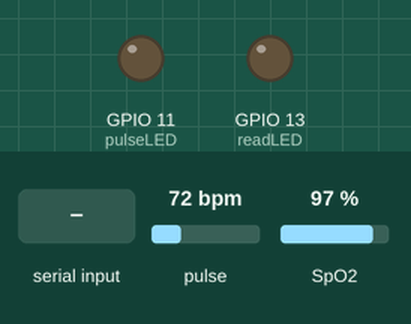
Recording of a sketch running on a simulated ESP32-S3. On the bench: output pins drawn as LEDs (lit = HIGH). The inputs (shaded band) are chosen by the test bench; at power-on: pulse 72 bpm, SpO2 97 %. WiFi joins after 1.5 s; servers stay silent unless stated; what the sketch prints to the serial monitor is not drawn.

Above: at 2.8 s.
2.9 s: "1" received over Serial
At 10.07 s:
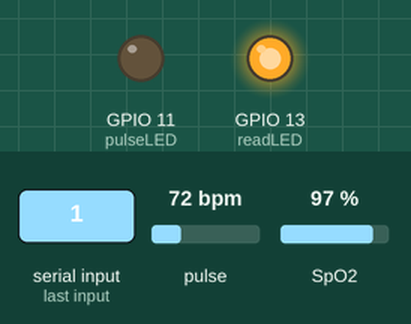
Timing chart, 0 to 10.5 s (numbered marks = the images above; inputs shaded):
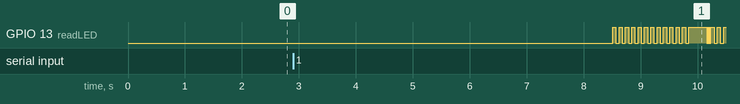

The sketch:

senz_v2.ino
```cpp
#include <Wire.h>
#include "MAX30105.h"
#include "spo2_algorithm.h"
#include <WiFi.h>
#include <ThingSpeak.h>

MAX30105 particleSensor;
#define MAX_BRIGHTNESS 255

#if defined(__AVR_ATmega328P__) || defined(__AVR_ATmega168__)
uint16_t irBuffer[100]; // datele senzorului LED infraroșu
uint16_t redBuffer[100];  // datele senzorului LED roșu
#else
  uint32_t irBuffer[100]; // datele senzorului LED infraroșu
  uint32_t redBuffer[100];  // datele senzorului LED roșu
#endif

int32_t bufferLength; // lungimea datelor
int32_t spo2; // valoarea SPO2
int8_t validSPO2; // indicator pentru validitatea calculului SPO2
int32_t heartRate; // valoarea ritmului cardiac
int8_t validHeartRate; // indicator pentru validitatea calculului ritmului cardiac
byte pulseLED = 11; // trebuie să fie un pin PWM
byte readLED = 13; // clipește la fiecare citire de date

long prevMillisSensor = 0;
int intervalSensor = 1000;
long prevMillisThingSpeak = 10000;
int intervalThingSpeak = 15000; // Intervalul minim de scriere în ThingSpeak este de 15 secunde

const char* ssid = "402"; // numele rețelei Wi-Fi (SSID)
const char* password = "faraparola"; // parola rețelei Wi-Fi
const long CHANNEL = 2132916;
const char *WRITE_API = "CIA2ZBO9VHDVS7BO";

WiFiClient client;

void setup() {
  Serial.begin(115200); // inițializează comunicarea serială la 115200 biți pe secundă
  pinMode(pulseLED, OUTPUT);
  pinMode(readLED, OUTPUT);

  WiFi.begin(ssid, password);
  while (WiFi.status() != WL_CONNECTED) {
    delay(1000);
    Serial.println("Conectare la Wi-Fi...");
  }
  Serial.println("Conectat la Wi-Fi");

  ThingSpeak.begin(client);

  if (!particleSensor.begin(Wire, I2C_SPEED_FAST)) // utilizează portul I2C implicit și viteză de 400kHz
  {
    Serial.println(F("MAX30105 nu a fost găsit. Verificați conexiunile și alimentarea."));
    while (1);
  }

  Serial.println(F("Fixați senzorul pe deget cu o bandă elastică. Apăsați orice tastă pentru a începe "));
  while (Serial.available() == 0); // așteaptă până când utilizatorul apasă o tastă
  Serial.read();

  byte ledBrightness = 150; // Opțiuni: 0=Oprit, 255=50mA
  byte sampleAverage = 8; // Opțiuni: 1, 2, 4, 8, 16, 32
  byte ledMode = 2; // Opțiuni: 1 = Doar roșu, 2 = Roșu + infraroșu, 3 = Roșu + infraroșu + verde
  byte sampleRate =400; // Opțiuni: 50, 100, 200, 400, 800, 1000, 1600, 3200
  int pulseWidth = 411; // Opțiuni: 69, 118, 215, 411
  int adcRange = 4096; // Opțiuni: 2048, 4096, 8192, 16384
  particleSensor.setup(ledBrightness, sampleAverage, ledMode, sampleRate, pulseWidth, adcRange); // Configurează senzorul cu aceste setări
}

void loop()
{
  bufferLength = 100; // lungimea bufferului de 100 stochează 4 secunde de eșantioane la 25sps
  for (byte i = 0 ; i < bufferLength ; i++)
  {
    while (particleSensor.available() == false) // avem date noi?
      particleSensor.check(); // Verifică dacă există date noi de la senzor
    redBuffer[i] = particleSensor.getRed();
    irBuffer[i] = particleSensor.getIR();
    particleSensor.nextSample(); // Am terminat cu acest eșantion, trecem la următorul eșantion
    Serial.print(F("red="));
    Serial.print(redBuffer[i], DEC);
    Serial.print(F(", ir="));
    Serial.println(irBuffer[i], DEC);
  }

  maxim_heart_rate_and_oxygen_saturation(irBuffer, bufferLength, redBuffer, &spo2, &validSPO2, &heartRate, &validHeartRate);

  while (1)
  {
    // Eliminăm primele 25 de seturi de eșantioane din memorie și deplasăm ultimele 75 de seturi de eșantioane în partea de sus
    for (byte i = 25; i < 100; i++)
    {
      redBuffer[i - 25] = redBuffer[i];
      irBuffer[i - 25] = irBuffer[i];
    }
    for (byte i = 75; i < 100; i++)
    {
      while (particleSensor.available() == false) // avem date noi?
        particleSensor.check(); // Verifică dacă există date noi de la senzor
      digitalWrite(readLED, !digitalRead(readLED)); // Clipește LED-ul încorporat la fiecare citire de date
      redBuffer[i] = particleSensor.getRed();
      irBuffer[i] = particleSensor.getIR();
      particleSensor.nextSample(); // Am terminat cu acest eșantion, trecem la următorul eșantion
      Serial.print(F("  HR="));
      Serial.print(heartRate, DEC);
      Serial.print(F(", HRvalid="));
      Serial.print(validHeartRate, DEC);
      Serial.print(F(", SPO2="));
      Serial.print(spo2, DEC);
      Serial.print(F(", SPO2Valid="));
      Serial.println(validSPO2, DEC);
    }

    maxim_heart_rate_and_oxygen_saturation(irBuffer, bufferLength, redBuffer, &spo2, &validSPO2, &heartRate, &validHeartRate);

    if (validSPO2 == 1 && validHeartRate == 1)
    {
      if (millis() - prevMillisThingSpeak > intervalThingSpeak)
      {
      // Setăm câmpurile cu valorile
      ThingSpeak.setField(1, spo2);
      ThingSpeak.setField(2, heartRate);

      // Scriem în canalul ThingSpeak
      int x = ThingSpeak.writeFields(CHANNEL, WRITE_API);
      if (x == 200)
      {
        Serial.println("Actualizare canal cu succes.");
      }
      else
      {
        Serial.println("Problemă la actualizarea canalului. Cod de eroare HTTP " + String(x));
      }

      prevMillisThingSpeak = millis();
      }
    }
  }
}
```
